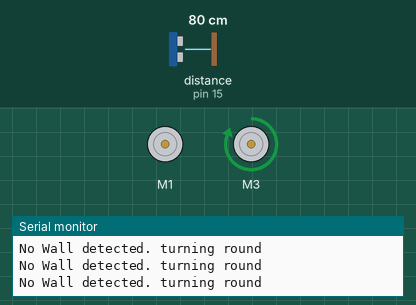
Recording of a sketch running on a simulated Arduino Uno, built with avr-gcc and run on an emulated ATmega328P. On the bench: 2 × DC motor (green arrow = forward, orange = backward, longer = faster), the last lines printed to the serial monitor. Wiring (inferred from the names in the program): ultrasonic range finder: trigger pin 14; echo pin 15. The test bench sets the inputs (shaded band); at power-on: distance to the obstacle (sensor on pin 15) 80 cm. The echo pulse lasts 58.3 µs per cm.

Above: at 1.2 s.
1.3 s: distance to the obstacle (sensor on pin 15) set to 33 cm
4.3 s: distance to the obstacle (sensor on pin 15) set to 27 cm
At 5.7 s:
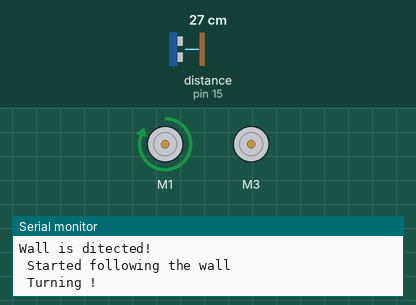
Timing chart, 0 to 7.3 s (numbered marks = the images above; inputs shaded):
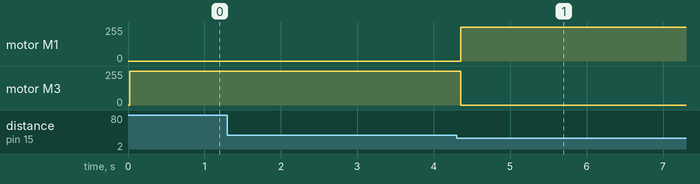

The sketch:

Wall_Follower_Sketch.ino
```cpp
#include <AFMotor.h>
#define trigPin 14 // define the pins of your sensor
#define echoPin 15

int vel = 255; // Speed of the robot

			   //Objects
AF_DCMotor motorRight(1, MOTOR12_64KHZ); // create motor #1, 64KHz pwm
AF_DCMotor motorLeft(3, MOTOR12_64KHZ);  // create motor #3, 64KHz pwm

void setup()
{
	Serial.begin(9600); // set up Serial library at 9600 bps

	pinMode(trigPin, OUTPUT);// set the trig pin to output (Send sound waves)
	pinMode(echoPin, INPUT);// set the echo pin to input (recieve sound waves)

							//Initalization messages
	Serial.println(" Mr.robot");
	Serial.println(" Reday for working!");

	//turn off motors
	motorRight.setSpeed(0);
	motorLeft.setSpeed(0);
	motorRight.run(RELEASE);
	motorLeft.run(RELEASE);
}

void loop()
{

	//for wall follower robot.
	motorRight.setSpeed(vel); //set the speed of the motors, between 0-255
	motorLeft.setSpeed(vel);

	long duration, distance; // start the scan
	digitalWrite(trigPin, LOW);
	delayMicroseconds(2); // delays are required for a succesful sensor operation.
	digitalWrite(trigPin, HIGH);

	delayMicroseconds(10); //this delay is required as well!
	digitalWrite(trigPin, LOW);
	duration = pulseIn(echoPin, HIGH);
	distance = (duration / 2) / 29.1;// convert the distance to centimeters.
	if (distance < 30)/*The distance that need to to keep with the wall */
	{
		Serial.println("Wall is ditected!");
		Serial.println(" Started following the wall ");
		Serial.println(" Turning !");
		motorRight.setSpeed(vel);
		motorLeft.setSpeed(0);
		motorRight.run(FORWARD);
		motorLeft.run(RELEASE);
		delay(500); // wait for a second
	}

	else
	{
		Serial.println("No Wall detected. turning round");
		delay(15);
		motorRight.setSpeed(0);
		motorLeft.setSpeed(vel);
		motorRight.run(RELEASE);
		motorLeft.run(FORWARD);
	}
}
```

Measured:
- the behaviour switches between 31 and 30 cm on distance to the obstacle (sensor on pin 15) (found by bisection; images 0 and 1)
- after the input at 4.3 s, motor M1: stopped → forward 255/255 after 0.05 s; motor M3: forward 255/255 → stopped after 0.05 s
